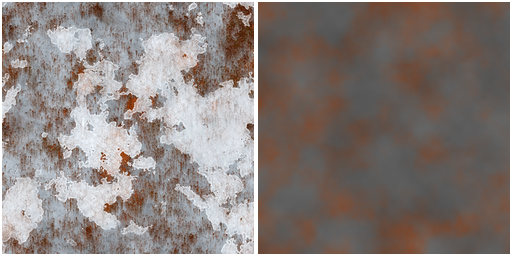
#> input picture app-winterforest/src/main/assets/models/barrel/diff.png, 512 x 256 px, found by its file name
$ python make_foliage_alpha.py ../app-winterforest/src/main/assets/models/barrel/diff.png
#> lines starting #> are read from the running program, lines starting #| are printed output that depends on the picture; after the words box and inside, x2 and y2 are one past the last pixel; in counts of white or black regions, pixels touching at a corner belong together
#!/usr/bin/env python3
"""Синтез альфа-атласа листвы из непрозрачного «блинa» пака Trees & Bushes.

В паке листва — это карточки-треугольники с плоской мятой текстурой без альфы:
`bush_thicket/diff.png` — 512² коричневого шума (1938 уникальных цветов), из-за
чего куст в игре читается как комок треугольников. Готовых листовых текстур
в `.blend` нет (0 image-датаблоков), поэтому листья рисуются процедурно поверх
родной палитры, а альфа вырезается по силуэту листа — шейдер уже делает
`discard` при `a < 0.05`, так что карточки сразу становятся «резными».

Запуск: python3 tools/make_foliage_alpha.py bush_green bush_dry bush_thicket oak_a oak_b oak_c
"""

import os
import sys

import numpy as np
from PIL import Image

DENSITY = 0.66          # сколько площади атласа должно быть покрыто листьями
LEAF_LEN = (0.030, 0.075)   # длина листа в долях стороны атласа
LEAF_WID = 0.40         # отношение ширины к длине


def draw_leaf(mask, cov, cx, cy, ln, wd, ang, px_scale, shade=None, tone=1.0):
    """Эллипс-лист с заострённым кончиком и прожилкой (в долях 0..1)."""
    r = int(ln * px_scale * 0.75) + 2
    x0 = max(0, int(cx * px_scale) - r)
    x1 = min(mask.shape[1], int(cx * px_scale) + r + 1)
    y0 = max(0, int(cy * px_scale) - r)
    y1 = min(mask.shape[0], int(cy * px_scale) + r + 1)
    if x1 <= x0 or y1 <= y0:
        return
    ys, xs = np.mgrid[y0:y1, x0:x1]
    dx = (xs / px_scale - cx) * np.cos(ang) + (ys / px_scale - cy) * np.sin(ang)
    dy = -(xs / px_scale - cx) * np.sin(ang) + (ys / px_scale - cy) * np.cos(ang)
    a = ln / 2.0
    b = wd / 2.0
    # лист: эллипс, суженный к кончику
    t = np.clip((dx + a) / ln, 0.0, 1.0)
    width = b * np.sqrt(np.clip(1.0 - ((dx) / a) ** 2, 0.0, 1.0)) * (0.35 + 0.65 * np.sin(np.pi * t))
    inside = np.abs(dy) <= width
    mask[y0:y1, x0:x1] |= inside
    cov[y0:y1, x0:x1] = np.where(inside, 1.0, cov[y0:y1, x0:x1])
    if shade is not None:
        # каждый лист — свой тон + светлая прожилка и затемнённая кромка:
        # карточка получает не «блин», а читаемую листву
        r = np.clip(np.abs(dy) / np.maximum(width, 1e-6), 0.0, 1.0)
        v = tone * (1.16 - 0.42 * r * r)
        v += 0.22 * np.exp(-((dy / np.maximum(width * 0.22, 1e-6)) ** 2))
        sub = shade[y0:y1, x0:x1]
        shade[y0:y1, x0:x1] = np.where(inside, np.maximum(sub, v), sub)


def synth(path, seed=0):
#> called with seed = 0
    img = np.array(Image.open(path).convert("RGB")).astype(np.float32)
    h, w = img.shape[:2]
#> h = 256; w = 512
    rng = np.random.default_rng(seed + sum(map(ord, os.path.basename(os.path.dirname(path)))))
    mask = np.zeros((h, w), bool)
    cov = np.zeros((h, w), np.float32)
    shade = np.zeros((h, w), np.float32)
    target = DENSITY
    tries = 0
    while cov.mean() < target and tries < 4000:
        tries += 1
        cx, cy = rng.random(), rng.random()
        ln = rng.uniform(*LEAF_LEN)
        wd = ln * LEAF_WID * rng.uniform(0.8, 1.25)
        ang = rng.uniform(0, np.pi)
        draw_leaf(mask, cov, cx, cy, ln, wd, ang, max(w, h), shade,
                  tone=float(rng.uniform(0.72, 1.28)))
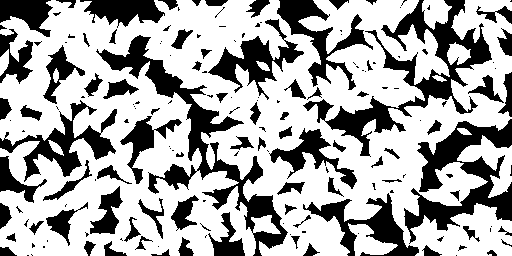
#> mask: shape (256, 512) bool; 66.1% white; 169 black regions (88 under 20 px), largest, box (x1, y1, x2, y2) and area: (96, 35, 288, 256) 6335, (303, 0, 492, 157) 6096, (404, 119, 512, 244) 5116
    # мягкая кромка: один пиксель размытия по маске
    a = mask.astype(np.float32)
    blur = a.copy()
    blur[1:, :] = np.maximum(blur[1:, :], a[:-1, :] * 0.55)
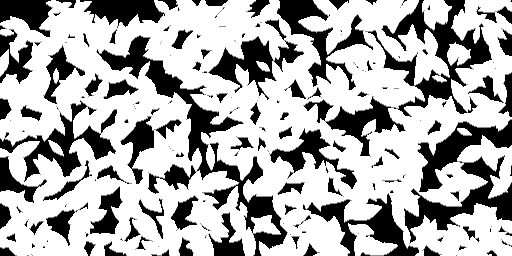
#> blur: shape (256, 512) float32; min 0, max 1, mean 0.678
    blur[:-1, :] = np.maximum(blur[:-1, :], a[1:, :] * 0.55)
    blur[:, 1:] = np.maximum(blur[:, 1:], a[:, :-1] * 0.55)
    blur[:, :-1] = np.maximum(blur[:, :-1], a[:, 1:] * 0.55)
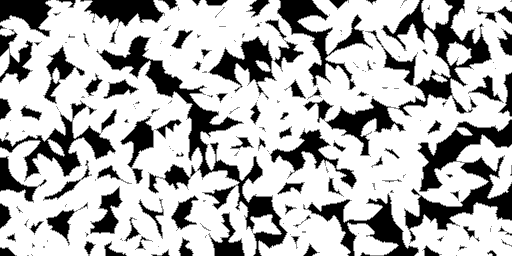
#> blur: shape (256, 512) float32; min 0, max 1, mean 0.707
    # прожилка: чуть темнее по центральной оси листа — поверх родной мятости
    rgb = img.copy()
    m3 = mask[..., None]
    rgb = np.where(m3, np.clip(rgb * np.clip(shade, 0.35, 1.55)[..., None], 0, 255), img)
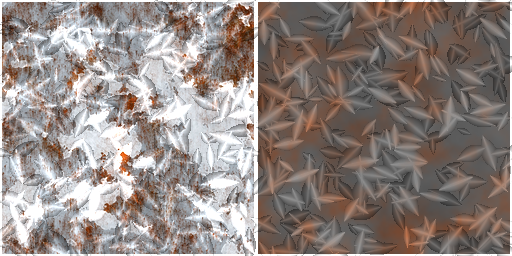
#> rgb: shape (256, 512, 3) float32; mean R, G, B 145.2, 134.7, 130.4
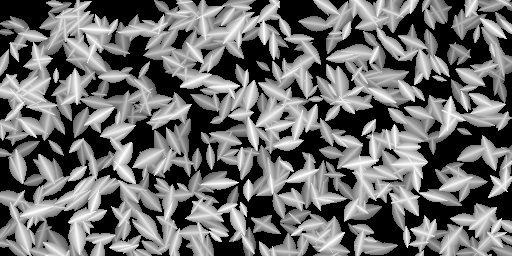
#> shade: shape (256, 512) float32; min 0, max 1.7, mean 0.744; drawn with min black and max white
    out = np.dstack([np.clip(rgb, 0, 255), np.clip(blur, 0, 1) * 255.0]).astype(np.uint8)
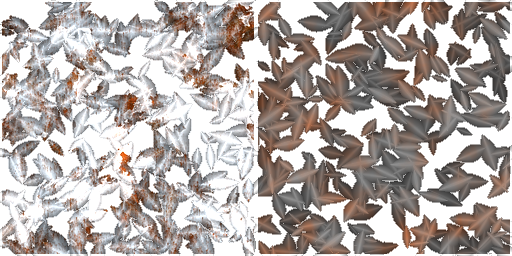
#> out: shape (256, 512, 4); mean R, G, B, A 144.9, 134.3, 130.1, 180.2; transparent parts drawn white
    Image.fromarray(out, "RGBA").save(path)
    print(f"{os.path.basename(os.path.dirname(path)):<14} alpha>0.5: {(blur > 0.5).mean() * 100:5.1f}%  "
          f"листьев: {tries}")
#| diff.png       alpha>0.5:  74.4%  листьев: 1360


if __name__ == "__main__":
    root = "app-winterforest/src/main/assets/models"
    for mid in sys.argv[1:]:
        p = os.path.join(root, mid, "diff.png")
        if os.path.exists(p):
            synth(p)
